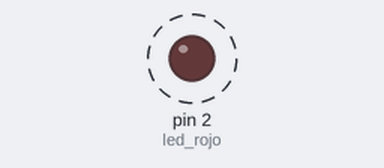
The sketch below on a simulated Arduino Uno, built with avr-gcc and run on an emulated ATmega328P. Parts: output pins drawn as LEDs (lit = HIGH). Dashed ring = blinking. What the sketch prints to the serial monitor is not drawn.

Above: at 0.05 s.
Timing chart, 0 to 3.0 s (numbered marks = the images above):
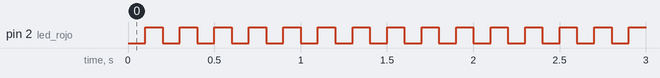

Measured:
- by itself, pin 2 (led_rojo): alternates HIGH for 0.10 s and LOW for 0.10 s

The sketch:

fisicaFinal.ino
```cpp
const int led_rojo = 2;

void setup() {
  Serial.begin(9600);
  pinMode(led_rojo, OUTPUT);
  Serial.println("IT IS WORKING");
}

void loop() {
  digitalWrite(led_rojo, LOW);
  delay(100);
  digitalWrite(led_rojo, HIGH);
  delay(100);
}
```
